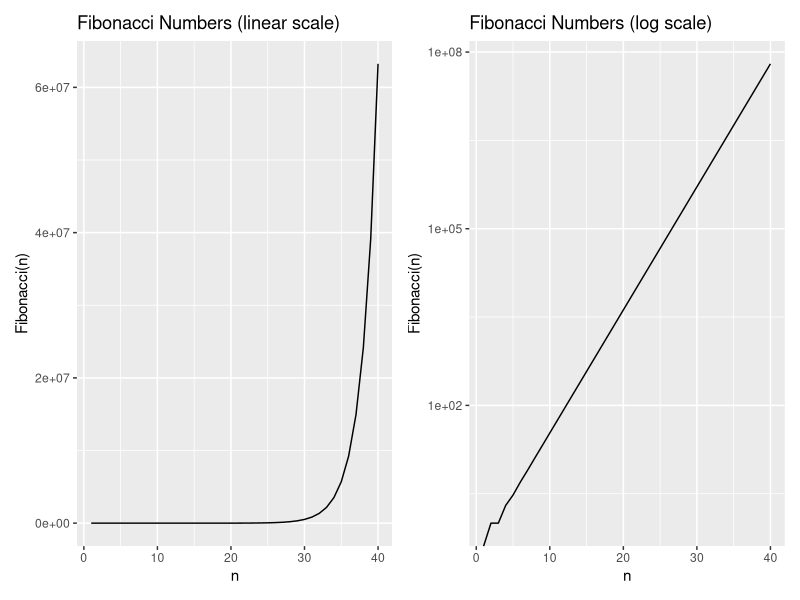
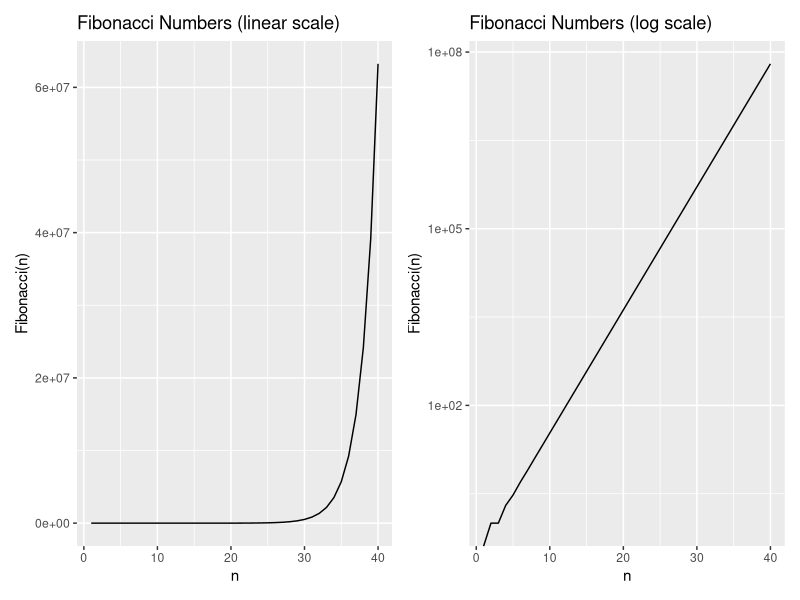

R code for these plots, in order: (Note: this script raises an error after producing the figures.)
# demo from harvard youtube watched 06/26/25

# calculate fibonacci method 1
fibonacci <- function(n) {
    c(0, 1, 1, 2, 3, 5, 8, 13, 21, 34, 55, 89, 144, 233, 377, 610, 
      987, 1597, 2584, 4181)[n]
}

library(assertthat)
assert_that(fibonacci(1) == 0)
assert_that(fibonacci(2) == 1)

for (n in 3:20) {
    assert_that(fibonacci(n) == fibonacci(n-1) + fibonacci(n-2))
}

# no errors on this test means it passed! 

# method 2: recursively calculate Fibonacci numbers
fibonacci_recursive <- function(n) {
    if (n == 1) {
        return(0)
    } else if (n== 2) {
        return(1) 
    } else if (3 <= n) {
        return(fibonacci_recursive(n-1) + fibonacci_recursive(n-2))
        }
}
# test
assert_that(fibonacci_recursive(1) == 0)
assert_that(fibonacci_recursive(2) == 1)

for (n in 3:20) {
    assert_that(fibonacci_recursive(n) == fibonacci_recursive(n-1) + fibonacci_recursive(n-2))
}

# method 3 
# define fibonacci with exact formula
fibonacci_exact <- function(n) {
    phi <- (1 + sqrt(5))/2 # this is the golden ratio
    fib <- (phi^(n-1) - (-1/phi)^(n-1))/sqrt(5)
    return(fib)
}


# test
assert_that(fibonacci_exact(1) == 0)
assert_that(fibonacci_exact(2) == 1)

# check method 3
for (n in 3:50){
    assert_that(abs(fibonacci_exact(n) - (
        fibonacci_exact(n-1) + fibonacci_exact(n-2)
    )) < 0.0001)
}

# add visualization
library(tidyverse)

df <- tibble(x = 1:40, y= fibonacci_exact(x))

plot1 <- ggplot(df, aes(x = x, y = y)) + 
    geom_line() +
    xlab("n") +
    ylab("Fibonacci(n)") +
    ggtitle("Fibonacci Numbers (linear scale)")
plot2 <- ggplot(df, aes(x = x, y = y)) +
    geom_line() + 
    scale_y_log10() + 
    xlab("n") +
    ylab("Fibonacci(n)") +
    ggtitle("Fibonacci Numbers (log scale)")

library(patchwork)
plot1 + plot2

ggsave("fibonacci_numbers_figure.png", width=12, height=5)
patchwork()
